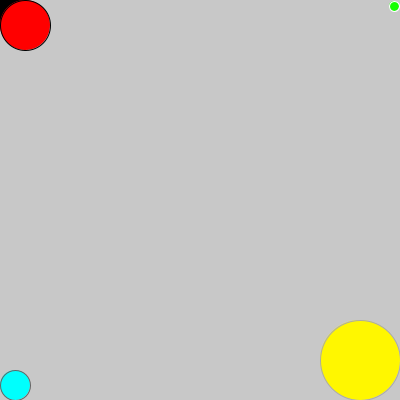
Frame 1 (no input)
Frame 60 (the mouse pressed at the canvas centre just before this capture): identical to frame 1, image omitted
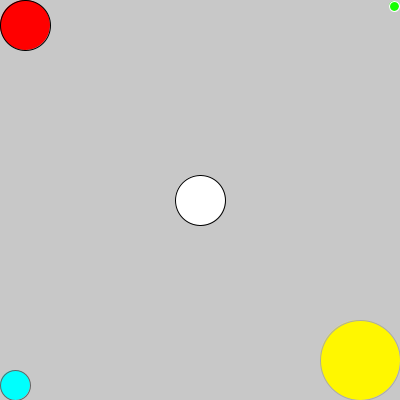
Frame 120 (the mouse held since frame 60 and released just before this capture)

The Processing sketch that drew these frames (run headless with seeded random() and noise(); from frame 60 on, the mouse is pressed at the canvas centre):

// Processing sketch: processing_42024
// ── processing_42024.pde

void setup(){
size(400,400);
smooth();
}

void draw(){
  background(200);
  drawEllipse(mouseX,mouseY,50,0,int(map(mouseX, 0,200,0,255)));
 

  drawEllipse(25,25,50,0,#FF0000);
drawEllipse(394,6,10,255,#14FF00);
drawEllipse(15,385,30,100,#00FFFD);
drawEllipse(360,360,80,170,#FFF700);


}

void drawEllipse(float x,float y,float mySize, int cStroke, color cFill){
  stroke(cStroke);
  fill(cFill);
 ellipse(x,y, mySize,mySize);
  
  
}
